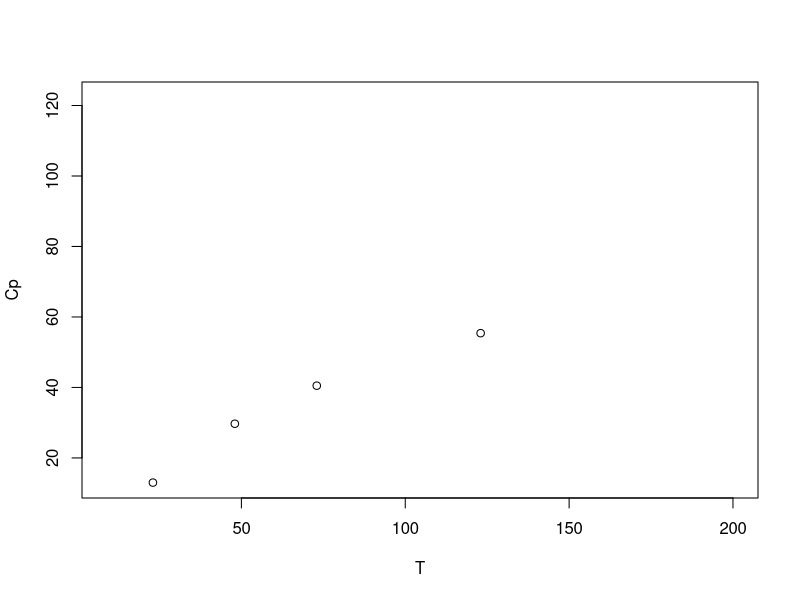
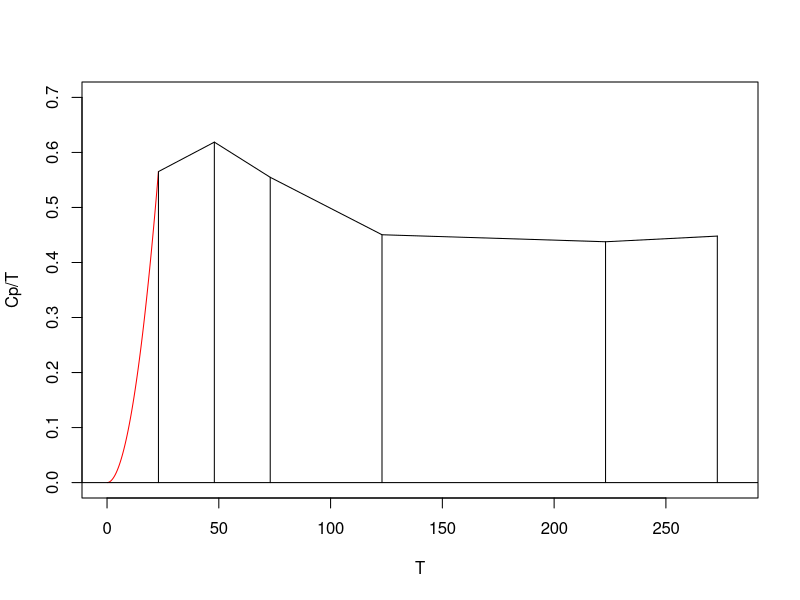

Source code (R) for these figures, in order: (Note: this script raises an error after producing the figures.)
T<-c(23,48,73,123,223,273)
Cp<-c(13.0,29.7,40.5,55.4,97.6,122.3)

plot(T,Cp, xlim=c(9,200))
plot(T,Cp/T,type='l',xlim=c(0,280),ylim=c(0,.7))

a <- 13/23^3
T1 <- seq(0,23,.1)
Cp1 <- a*T1^3
lines(T1,Cp1/T1,col='red')
lines(T,Cp/T,type='h')
abline(c(0,0))

cat('Tarpazoidal intrgral: ',trapez(Cp,Cp/T),'\n')
lower<-T[1]
upper<-T[6]
cat('R function intrgral: ',integrate(approxfun(T,Cp/T),lower,upper)$value,'\n')

plot(T,Cp,xlim=c(0,280),ylim=c(0,130))

# 3rd order polynomial fit

poly3 <- lm(Cp~T+I(T^2)+I(T^3))
T2 <- seq(0,273,.1)
Cpfit3 <- predict(poly3,newdata=data.frame(T=T2))
lines(T2,Cpfit3,col='red')

plot(T,Cp,xlim=c(0,280),ylim=c(0,130))

# 4rd order polynomial fit

poly4 <- lm(Cp~T+I(T^2)+I(T^3)+I(T^4))
T2 <- seq(0,273,.1)
Cpfit4 <- predict(poly4,newdata=data.frame(T=T2))
lines(T2,Cpfit5,col='yellow')

# 5rd order polynomial fit

poly5 <- lm(Cp~T+I(T^2)+I(T^3)+I(T^4)+(T^5))
Cpfit5 <- predict(poly5,newdata=data.frame(T=T2))
lines(T2,Cpfit5,col='green')




